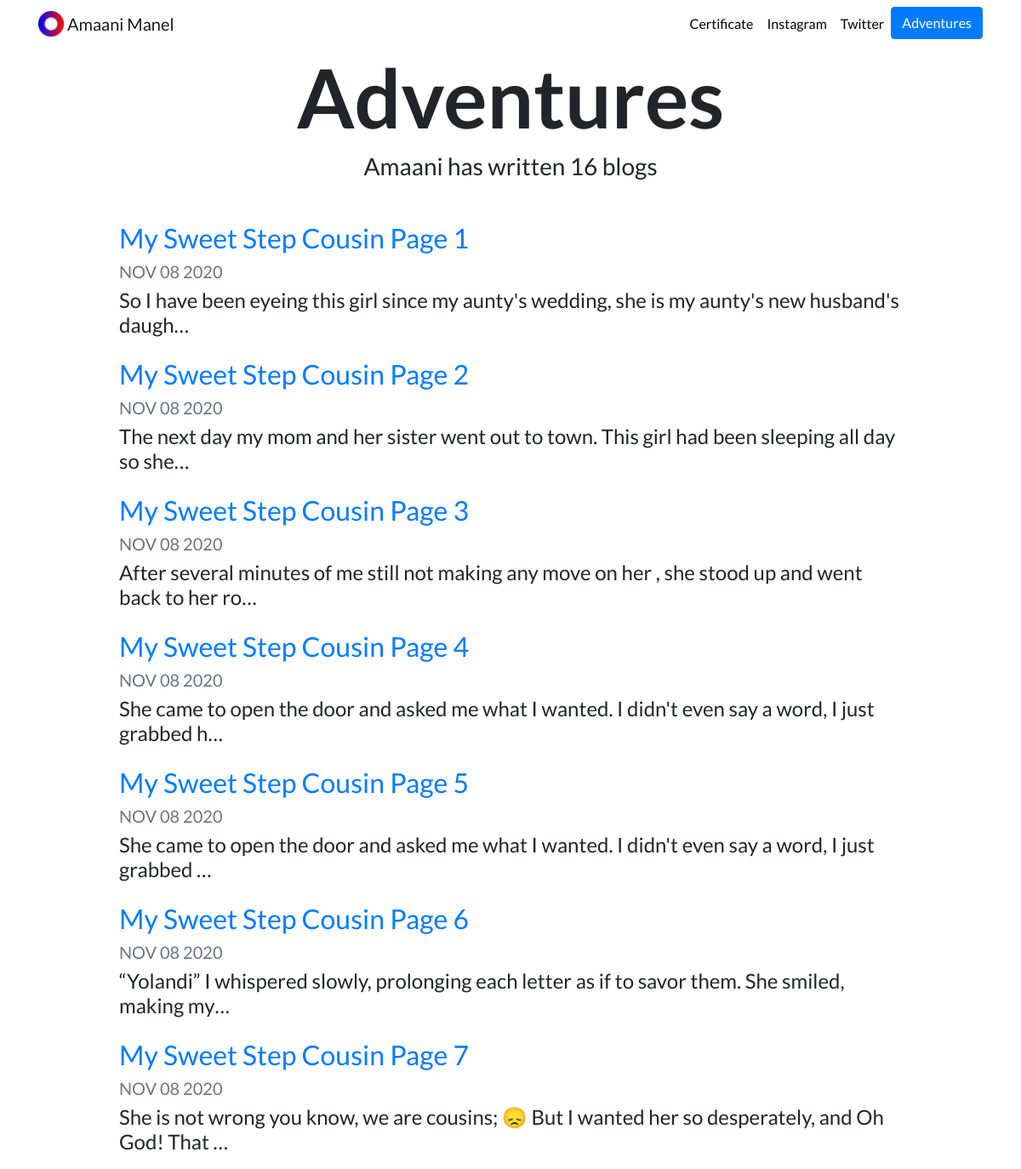
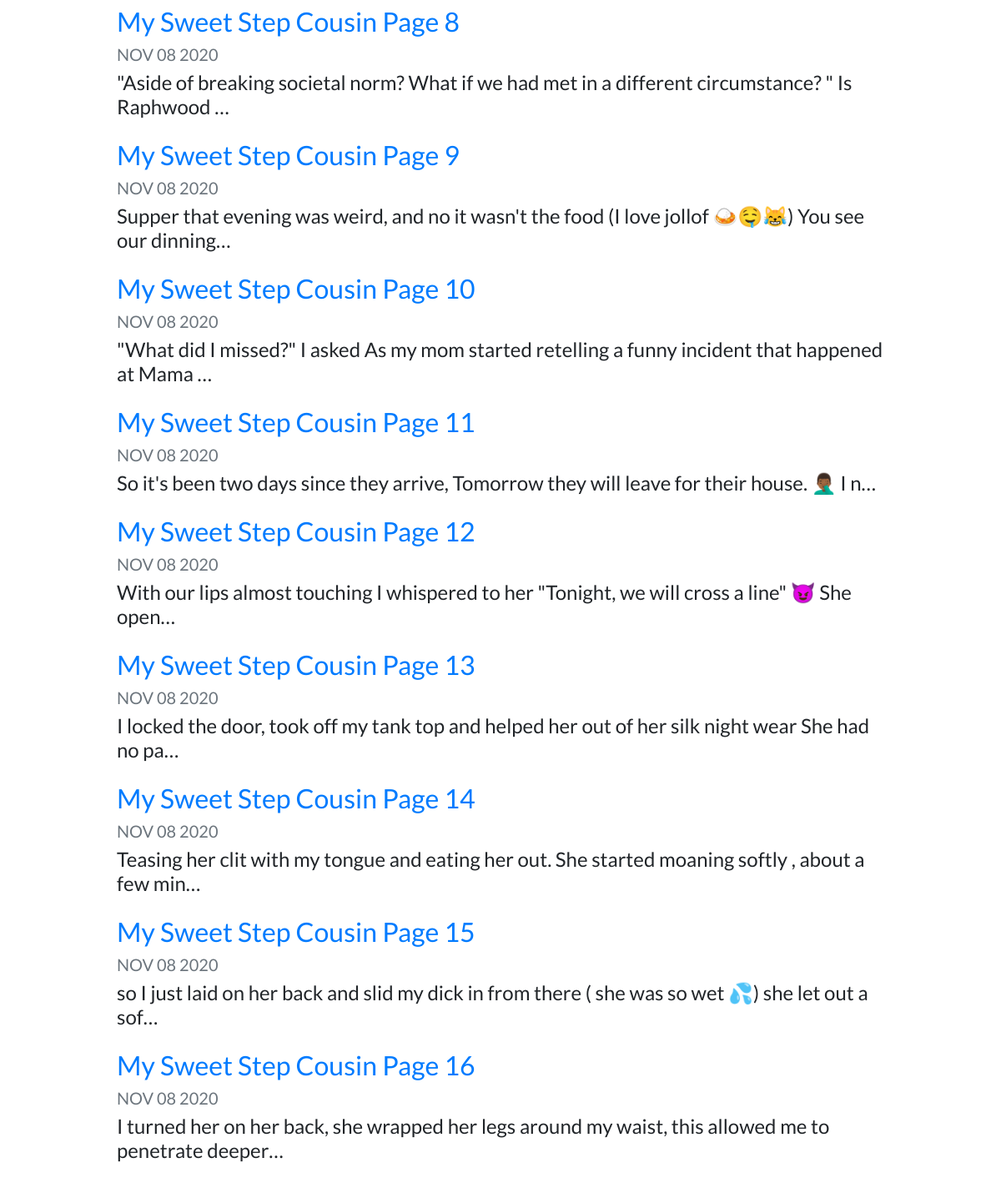
Screenshot of /blog/ with the database file from the repository (2 pictures, top to bottom).
### blog/models.py (models this page shows, shortened)
class Blog(models.Model):
    title = models.CharField(max_length=200)
    description = models.TextField(max_length=3000)
    date = models.DateField()

### blog/views.py (the view)
# urls.py: path('', views.all_blogs, name='all_blogs'),
def all_blogs(request):
    blogs = Blog.objects.order_by('-date')
    return render(request, 'blog/all_blogs.html', {'blogs': blogs})

### blog/templates/blog/all_blogs.html
{% extends "portfolio/base.html" %}
{% load static %}
{% block content %}
<h1 id="blogtitle" class="font-weight-bold text-center">Adventures </h1>
<h3 class="text-center mb-5">Amaani has written {{ blogs.count }} blog{{ blogs.count|pluralize }}</h3>
{% for blog in blogs %}
<div class="row justify-content-center my-3">
  <div class="col-md-10">
    <a href="{% url 'blog:detail' blog.id %}">
      <h2>{{ blog.title }}</h2>
    </a>
    <h5 class="text-muted">{{ blog.date|date:'M d Y'|upper }}</h5>
    <h4>{{ blog.description|striptags|truncatechars:100 }}</h4>
  </div>
</div>
{% endfor %}
{% endblock %}

### portfolio/templates/portfolio/base.html (shortened to what this page needs)
{% load static %}
<!doctype html>
<html lang="en">
<head>
  <link rel="stylesheet" href="https://stackpath.bootstrapcdn.com/bootstrap/4.4.1/css/bootstrap.min.css">
  <link rel="stylesheet" href="{% static "portfolio/custom.css" %}">
</head>
<body>
  <nav id="topNav" class="navbar navbar-expand-md navbar-light">
    <div class="container">
      <a class="navbar-brand" href="{% url 'home' %}">
        <img src="{% static "portfolio/Logo.png" %}" width="30" height="30" class="d-inline-block align-top" alt="Nick's Logo">
        <span>Amaani Manel</span>
      </a>
      <div class="collapse navbar-collapse text-center" id="navbarNav">
        <ul class="navbar-nav ml-auto">
          <li class="nav-item">
            <a class="nav-link" href="{% static "portfolio/certificate.pdf" %}">Certificate</a>
          </li>
          <li class="nav-item">
            <a class="nav-link" href="https://www.instagram.com/p/CFuYbgElCNm/?igshid=zzfwuh3pu6dj" target="_blank">Instagram</a>
          </li>
          <li class="nav-item">
            <a class="nav-link" href="https://mobile.twitter.com/WoodRaph" target="_blank">Twitter</a>
          </li>
          <li>
            <a role="button" href="{% url 'blog:all_blogs' %}" class="btn btn-primary">Adventures</a>
          </li>
        </ul>
      </div>
    </div>
  </nav>
  <div class="container">
    {% block content %}{% endblock %}
  </div>
</body>
</html>

### portfolio/static/portfolio/custom.css (style rules this page uses)
.navbar-nav .nav-link { color: rgba(0,0,0,1) !important; }
body { font-family: 'Lato', sans-serif; }
#blogtitle { font-size: 6rem; }

### rows the page displays
Blog: title "My Sweet Step Cousin Page 1", date "NOV 08 2020", description "So I have been eyeing this girl since my aunty's wedding, she is my aunty's new husband's daugh…"
Blog: title "My Sweet Step Cousin Page 2", date "NOV 08 2020", description "The next day my mom and her sister went out to town. This girl had been sleeping all day so she…"
Blog: title "My Sweet Step Cousin Page 3", date "NOV 08 2020", description "After several minutes of me still not making any move on her , she stood up and went back to her ro…"
Blog: title "My Sweet Step Cousin Page 4", date "NOV 08 2020", description "She came to open the door and asked me what I wanted. I didn't even say a word, I just grabbed h…"
Blog: title "My Sweet Step Cousin Page 5", date "NOV 08 2020", description "She came to open the door and asked me what I wanted. I didn't even say a word, I just grabbed …"
Blog: title "My Sweet Step Cousin Page 6", date "NOV 08 2020", description "“Yolandi” I whispered slowly, prolonging each letter as if to savor them. She smiled, making my…"
Blog: title "My Sweet Step Cousin Page 7", date "NOV 08 2020", description "She is not wrong you know, we are cousins; 😞 But I wanted her so desperately, and Oh God! That …"
Blog: title "My Sweet Step Cousin Page 8", date "NOV 08 2020", description "\"Aside of breaking societal norm? What if we had met in a different circumstance? \" Is Raphwood …"
Blog: title "My Sweet Step Cousin Page 9", date "NOV 08 2020", description "Supper that evening was weird, and no it wasn't the food (I love jollof 🍛🤤😹) You see our dinning…"
Blog: title "My Sweet Step Cousin Page 10", date "NOV 08 2020", description "\"What did I missed?\" I asked As my mom started retelling a funny incident that happened at Mama …"
Blog: title "My Sweet Step Cousin Page 11", date "NOV 08 2020", description "So it's been two days since they arrive, Tomorrow they will leave for their house. 🤦🏾‍♂️ I n…"
Blog: title "My Sweet Step Cousin Page 12", date "NOV 08 2020", description "With our lips almost touching I whispered to her \"Tonight, we will cross a line\" 😈 She open…"
Blog: title "My Sweet Step Cousin Page 13", date "NOV 08 2020", description "I locked the door, took off my tank top and helped her out of her silk night wear She had no pa…"
Blog: title "My Sweet Step Cousin Page 14", date "NOV 08 2020", description "Teasing her clit with my tongue and eating her out. She started moaning softly , about a few min…"
Blog: title "My Sweet Step Cousin Page 15", date "NOV 08 2020", description "so I just laid on her back and slid my dick in from there ( she was so wet 💦) she let out a sof…"
Blog: title "My Sweet Step Cousin Page 16", date "NOV 08 2020", description "I turned her on her back, she wrapped her legs around my waist, this allowed me to penetrate deeper…"

### other values shown
{{ blogs.count }} "16"
